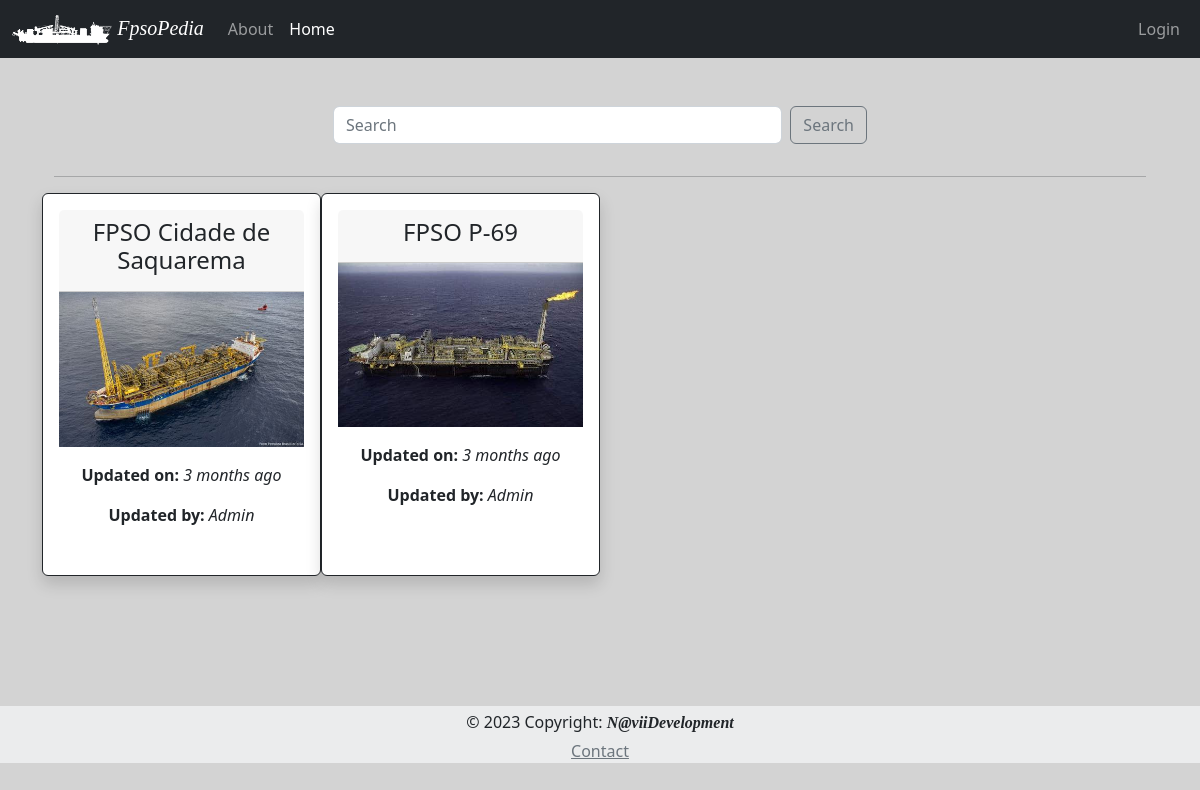
The page /index on the database as committed earlier.
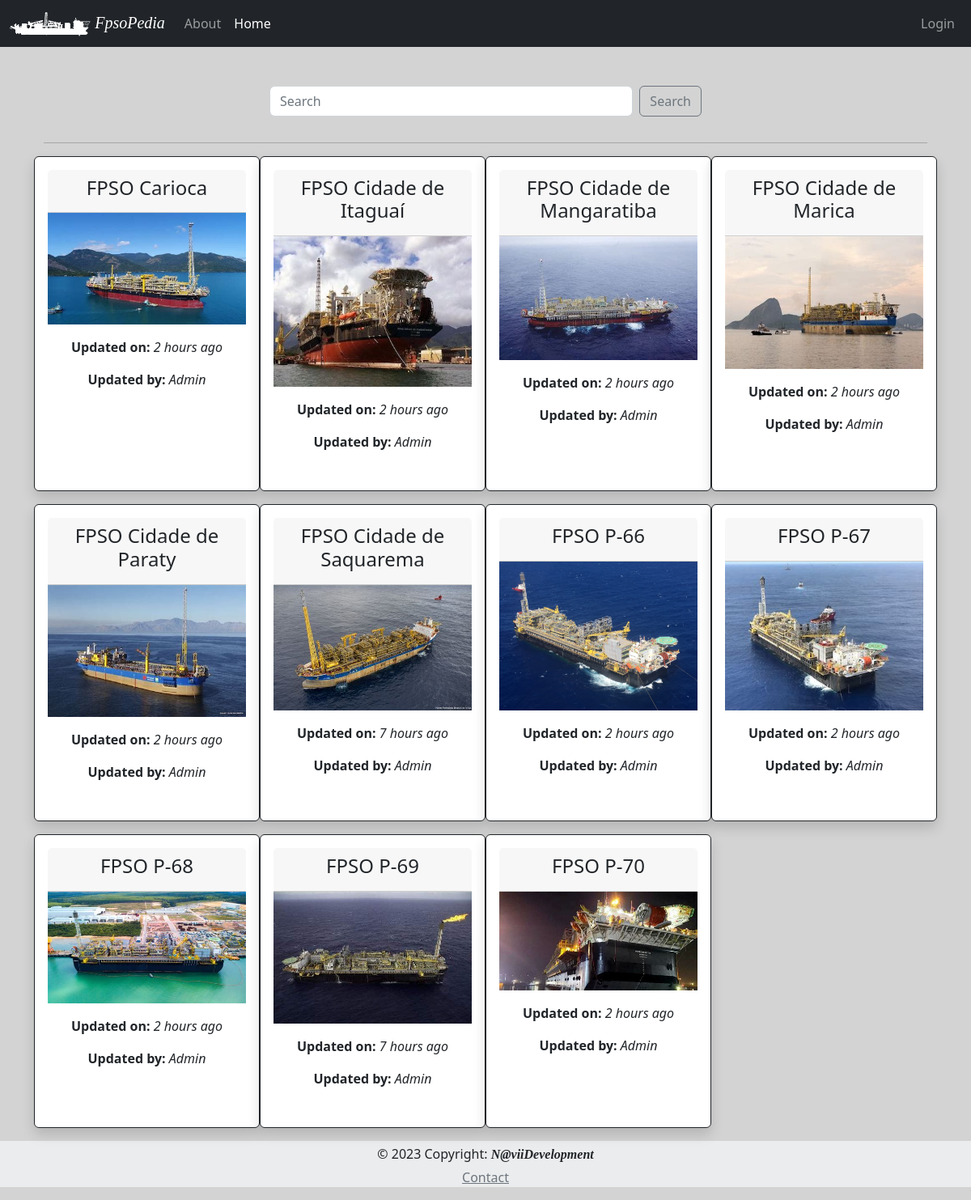
The same page on the database as committed later.
### App/models.py (models this page shows, shortened)
class Fpso(db.Model):
    id = db.Column(db.Integer, primary_key=True)
    fpso_owner = db.Column(db.String, index=True, default="None")
    timestamp = db.Column(db.DateTime, default=datetime.utcnow)
    fpso_name = db.Column(db.String, unique=True, index=True)
    fpso_basin = db.Column(db.String, default="None", nullable = True)
    fpso_img_name = db.Column(db.String, default="default_fpso_card")
    fpso_remarks = db.Column(db.String, default="None")
    fpso_psn_lat_deg = db.Column(db.String, nullable = True)
    fpso_psn_lat_min = db.Column(db.String, nullable = True)
    fpso_psn_lat_sec = db.Column(db.String, nullable = True)
    fpso_psn_lat_NS = db.Column(db.String, default="S", nullable = True)
    fpso_psn_long_deg = db.Column(db.String, nullable = True)
    fpso_psn_long_min = db.Column(db.String, nullable = True)
    fpso_psn_long_sec = db.Column(db.String, nullable = True)
    fpso_psn_long_WE = db.Column(db.String, default="W", nullable = True)
    fpso_hdg = db.Column(db.String, nullable = True)
    fpso_disch_rate = db.Column(db.String, nullable = True)
    fpso_vhf = db.Column(db.String, default="None", nullable = True)
    fpso_email_1 = db.Column(db.String, default="fpso@example.com", nullable = True)
    fpso_email_2 = db.Column(db.String, default="fpso@example.com", nullable = True)
    fpso_email_3 = db.Column(db.String, default="fpso@example.com", nullable = True)
    fpso_email_4 = db.Column(db.String, default="fpso@example.com", nullable = True)
    fpso_email_5 = db.Column(db.String, default="fpso@example.com", nullable = True)
    cargo_name = db.Column(db.String, nullable = True)
    cargo_API = db.Column(db.String, nullable = True)
    cargo_dens = db.Column(db.String, nullable = True)
    cargo_temp = db.Column(db.String, nullable = True)
    cargo_bsw = db.Column(db.String, nullable = True)
    cargo_line_displ_fwd = db.Column(db.String, nullable = True)
    cargo_Hose_Flush_fwd = db.Column(db.String, nullable = True)
    cargo_line_displ_aft = db.Column(db.String, nullable = True)
    cargo_Hose_Flush_aft = db.Column(db.String, nullable = True)
    cargo_info = db.Column(db.String, nullable = True)
    darps_ID_fwd = db.Column(db.String, nullable = True)
    darps_1_tdma_fwd = db.Column(db.String, nullable = True)
    darps_2_tdma_fwd = db.Column(db.String, nullable = True)
    darps_info_fwd = db.Column(db.String, nullable = True)
    darps_1_ts_fwd = db.Column(db.String, nullable = True)
    darps_2_ts_fwd= db.Column(db.String, nullable = True)
    darps_ID_aft = db.Column(db.String, nullable = True)
    darps_1_tdma_aft = db.Column(db.String, nullable = True)
    darps_2_tdma_aft = db.Column(db.String, nullable = True)
    darps_info_aft = db.Column(db.String, nullable = True)
    darps_1_ts_aft = db.Column(db.String, nullable = True)
    darps_2_ts_aft= db.Column(db.String, nullable = True)
    artemis_address_code_fwd = db.Column(db.String, nullable = True)
    artemis_freq_pair_fwd = db.Column(db.String, nullable = True)
    artemis_info_fwd = db.Column(db.String, nullable = True)
    fanbeam_info_fwd = db.Column(db.String, nullable = True)
    radius_info_fwd = db.Column(db.String, nullable = True)
    artemis_address_code_aft = db.Column(db.String, nullable = True)
    artemis_freq_pair_aft = db.Column(db.String, nullable = True)
    artemis_info_aft = db.Column(db.String, nullable = True)
    fanbeam_info_aft = db.Column(db.String, nullable = True)
    radius_info_aft = db.Column(db.String, nullable = True)

### App/routes.py (the view)
@app.route('/', methods=['GET', 'POST'])
@app.route('/index', methods=['GET', 'POST'])
def index():
    form = SearchForm()
    if form.validate_on_submit():
        search_for=form.search_for.data
        return redirect(url_for('search', fpso = search_for))
    fpso = Fpso.query.order_by(Fpso.fpso_name).all()
    return render_template('index.html', title="Home", fpsos=fpso, form=form)

### App/forms.py
class SearchForm(FlaskForm):
    search_for = StringField('search for', validators=[DataRequired()])
    submit = SubmitField('Search')

### App/templates/index.html (shortened to what this page needs)
{% extends "base.html" %}
{% set active_page = 'index' %}
{% block content %}
<div class="container">
    <div class="row justify-content-center">
        <form class="d-flex col col-lg-6 mb-3" method="post" role="search">
            {{ form.search_for(class="form-control me-2", placeholder='Search') }}
            {{ form.submit(class="btn btn-outline-secondary") }}
        </form>
    </div>
    <hr>
    <div class="row">
        {% if fpsos %}
            {% for fpso in fpsos %}
             {% include '_fpso.html' %}
            {% endfor %}
        {% else %}
            <p class="text-center text-muted">There no FPSO to dispaly!!!</p>
        {% endif %}
    </div>
</div>
{% endblock %}

### App/templates/_fpso.html (shortened to what this page needs)
{% set logo = fpso.fpso_img_name %}
<div class="card border-dark mb-3 col-12 col-lg-3 shadow p-3 bg-body rounded">
  <div class="card-header ">
    <h4>{{ fpso.fpso_name }}</h4>
  </div>
    <div class="row">
      <img src="{{ url_for('static', filename='img/{}.jpg'.format(logo)) }}" class="rounded float-start" alt="FPSO Image">
      <div class="col">
        <div class="card-body text-dark">
        <p class="card-text"><b>Updated on:</b> <em>{{ moment(fpso.timestamp).fromNow(refresh=True) }}</em></p>
        <p class="card-text"><b>Updated by:</b>  <em>{{ fpso.fpso_owner }}</em></p>
      </div>
    </div>
  </div>
</div>

Rows that differ between the two databases and show on the page:
added Fpso: fpso_name "FPSO Carioca", fpso_img_name (picture), timestamp "2 hours ago", fpso_owner "Admin"
added Fpso: fpso_name "FPSO Cidade de Itaguaí", fpso_img_name (picture), timestamp "2 hours ago", fpso_owner "Admin"
added Fpso: fpso_name "FPSO Cidade de Mangaratiba", fpso_img_name (picture), timestamp "2 hours ago", fpso_owner "Admin"
added Fpso: fpso_name "FPSO Cidade de Marica", fpso_img_name (picture), timestamp "2 hours ago", fpso_owner "Admin"
added Fpso: fpso_name "FPSO Cidade de Paraty", fpso_img_name (picture), timestamp "2 hours ago", fpso_owner "Admin"
changed Fpso "FPSO Cidade de Saquarema": timestamp "3 months ago" → "7 hours ago"
added Fpso: fpso_name "FPSO P-66", fpso_img_name (picture), timestamp "2 hours ago", fpso_owner "Admin"
added Fpso: fpso_name "FPSO P-67", fpso_img_name (picture), timestamp "2 hours ago", fpso_owner "Admin"
added Fpso: fpso_name "FPSO P-68", fpso_img_name (picture), timestamp "2 hours ago", fpso_owner "Admin"
changed Fpso "FPSO P-69": timestamp "3 months ago" → "7 hours ago"
added Fpso: fpso_name "FPSO P-70", fpso_img_name (picture), timestamp "2 hours ago", fpso_owner "Admin"
